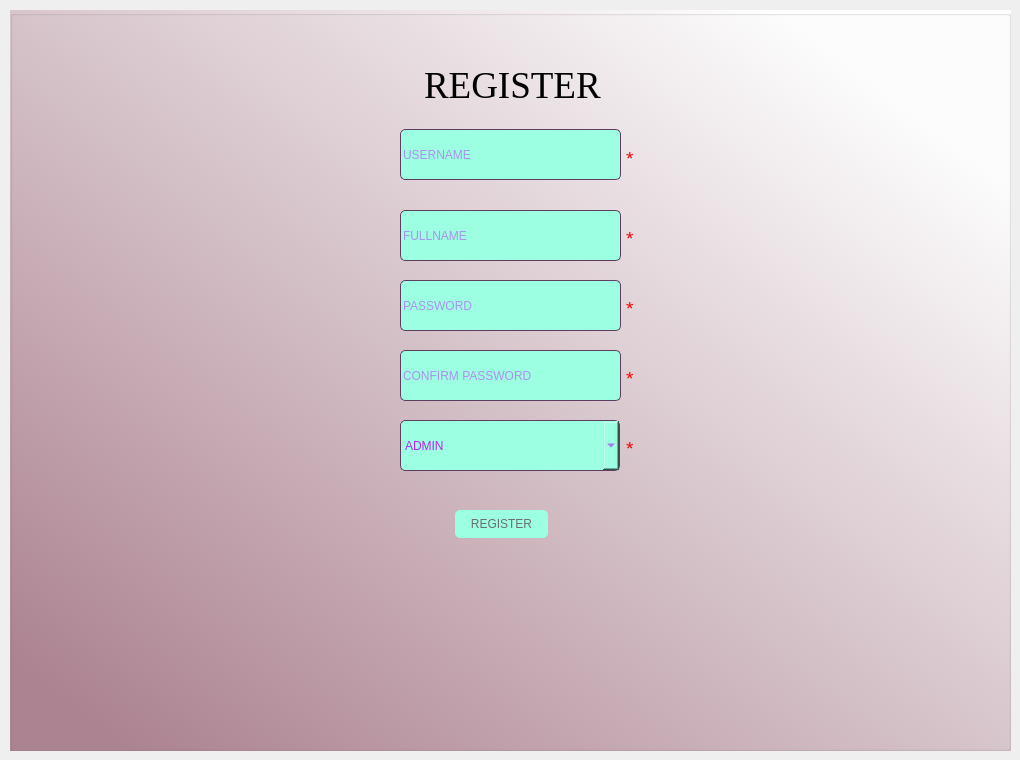
   <widget class="QWidget" name="registerpage">
    <attribute name="title">
     <string>Tab 2</string>
    </attribute>
    <widget class="QLineEdit" name="password_re">
     <property name="geometry">
      <rect>
       <x>400</x>
       <y>280</y>
       <width>221</width>
       <height>51</height>
      </rect>
     </property>
     <property name="styleSheet">
      <string notr="true">
QLineEdit {
    color: rgb(185, 35, 250);
	background-color:  rgb(157, 255, 226);
	border-radius:5px;
	border: 1px solid rgb(94, 62, 94);
}
QLineEdit:focus {
    border: 1px solid rgb(255, 48, 245);
}</string>
     </property>
     <property name="placeholderText">
      <string>PASSWORD</string>
     </property>
    </widget>
    <widget class="QPushButton" name="register_btn">
     <property name="geometry">
      <rect>
       <x>455</x>
       <y>510</y>
       <width>93</width>
       <height>28</height>
      </rect>
     </property>
     <property name="styleSheet">
      <string notr="true">

QPushButton {
    color: rgb(108, 109, 114);
	background-color: rgb(157, 255, 226);
	border-radius:5px;
}

QPushButton:hover {
    border: 1px solid rgb(255, 48, 245);
}
QPushButton:pressed {
                
	background-color: rgb(185, 35, 250);
                color: rgb(16, 14, 25);
            }</string>
     </property>
     <property name="text">
      <string>REGISTER</string>
     </property>
    </widget>
    <widget class="QComboBox" name="role_re">
     <property name="geometry">
      <rect>
       <x>400</x>
       <y>420</y>
       <width>220</width>
       <height>51</height>
      </rect>
     </property>
     <property name="sizePolicy">
      <sizepolicy hsizetype="Preferred" vsizetype="Fixed">
       <horstretch>0</horstretch>
       <verstretch>0</verstretch>
      </sizepolicy>
     </property>
     <property name="layoutDirection">
      <enum>Qt::LeftToRight</enum>
     </property>
     <property name="styleSheet">
      <string notr="true">

QComboBox {
    color: rgb(185, 35, 250);
	background-color:rgb(157, 255, 226);
	border-radius:5px;
	border: 1px solid rgb(94, 62, 94);
}
QComboBox:focus {
    border: 1px solid rgb(255, 48, 245);
}</string>
     </property>
     <property name="inputMethodHints">
      <set>Qt::ImhNoEditMenu</set>
     </property>
     <item>
      <property name="text">
       <string>ADMIN</string>
      </property>
     </item>
     <item>
      <property name="text">
       <string>DEVELOPER</string>
      </property>
     </item>
     <item>
      <property name="text">
       <string>MANAGER</string>
      </property>
     </item>
     <item>
      <property name="text">
       <string>USER</string>
      </property>
     </item>
    </widget>
    <widget class="QLineEdit" name="username_re">
     <property name="geometry">
      <rect>
       <x>400</x>
       <y>129</y>
       <width>221</width>
       <height>51</height>
      </rect>
     </property>
     <property name="styleSheet">
      <string notr="true">
QLineEdit {
    color: rgb(185, 35, 250);
	background-color:  rgb(157, 255, 226);
	border-radius:5px;
	border: 1px solid rgb(94, 62, 94);
}
QLineEdit:focus {
    border: 1px solid rgb(255, 48, 245);
}</string>
     </property>
     <property name="placeholderText">
      <string>USERNAME</string>
     </property>
    </widget>
    <widget class="QLineEdit" name="confirm_password_re">
     <property name="geometry">
      <rect>
       <x>400</x>
       <y>350</y>
       <width>221</width>
       <height>51</height>
      </rect>
     </property>
     <property name="styleSheet">
      <string notr="true">
QLineEdit {
    color: rgb(185, 35, 250);
	background-color:  rgb(157, 255, 226);
	border-radius:5px;
	border: 1px solid rgb(94, 62, 94);
}
QLineEdit:focus {
    border: 1px solid rgb(255, 48, 245);
}</string>
     </property>
     <property name="placeholderText">
      <string>CONFIRM PASSWORD</string>
     </property>
    </widget>
    <widget class="QLabel" name="label_11">
     <property name="geometry">
      <rect>
       <x>424</x>
       <y>60</y>
       <width>191</width>
       <height>51</height>
      </rect>
     </property>
     <property name="font">
      <font>
       <family>Times New Roman</family>
       <pointsize>28</pointsize>
      </font>
     </property>
     <property name="text">
      <string>REGISTER</string>
     </property>
    </widget>
    <widget class="QLineEdit" name="fullname_re">
     <property name="geometry">
      <rect>
       <x>400</x>
       <y>210</y>
       <width>221</width>
       <height>51</height>
      </rect>
     </property>
     <property name="styleSheet">
      <string notr="true">
QLineEdit {
    color: rgb(185, 35, 250);
	background-color:  rgb(157, 255, 226);
	border-radius:5px;
	border: 1px solid rgb(94, 62, 94);
}
QLineEdit:focus {
    border: 1px solid rgb(255, 48, 245);
}</string>
     </property>
     <property name="placeholderText">
      <string>FULLNAME</string>
     </property>
    </widget>
    <widget class="QLabel" name="label_12">
     <property name="geometry">
      <rect>
       <x>626</x>
       <y>370</y>
       <width>16</width>
       <height>16</height>
      </rect>
     </property>
     <property name="font">
      <font>
       <pointsize>14</pointsize>
      </font>
     </property>
     <property name="autoFillBackground">
      <bool>false</bool>
     </property>
     <property name="styleSheet">
      <string notr="true">
color:rgb(255, 0, 0)</string>
     </property>
     <property name="text">
      <string>*</string>
     </property>
    </widget>
    <widget class="QLabel" name="label_13">
     <property name="geometry">
      <rect>
       <x>626</x>
       <y>300</y>
       <width>16</width>
       <height>16</height>
      </rect>
     </property>
     <property name="font">
      <font>
       <pointsize>14</pointsize>
      </font>
     </property>
     <property name="autoFillBackground">
      <bool>false</bool>
     </property>
     <property name="styleSheet">
      <string notr="true">
color:rgb(255, 0, 0)</string>
     </property>
     <property name="text">
      <string>*</string>
     </property>
    </widget>
    <widget class="QLabel" name="label_14">
     <property name="geometry">
      <rect>
       <x>626</x>
       <y>230</y>
       <width>16</width>
       <height>16</height>
      </rect>
     </property>
     <property name="font">
      <font>
       <pointsize>14</pointsize>
      </font>
     </property>
     <property name="autoFillBackground">
      <bool>false</bool>
     </property>
     <property name="styleSheet">
      <string notr="true">
color:rgb(255, 0, 0)</string>
     </property>
     <property name="text">
      <string>*</string>
     </property>
    </widget>
    <widget class="QLabel" name="label_15">
     <property name="geometry">
      <rect>
       <x>626</x>
       <y>150</y>
       <width>16</width>
       <height>16</height>
      </rect>
     </property>
     <property name="font">
      <font>
       <pointsize>14</pointsize>
      </font>
     </property>
     <property name="autoFillBackground">
      <bool>false</bool>
     </property>
     <property name="styleSheet">
      <string notr="true">
color:rgb(255, 0, 0)</string>
     </property>
     <property name="text">
      <string>*</string>
     </property>
    </widget>
    <widget class="QLabel" name="label_16">
     <property name="geometry">
      <rect>
       <x>626</x>
       <y>440</y>
       <width>16</width>
       <height>16</height>
      </rect>
     </property>
     <property name="font">
      <font>
       <pointsize>14</pointsize>
      </font>
     </property>
     <property name="autoFillBackground">
      <bool>false</bool>
     </property>
     <property name="styleSheet">
      <string notr="true">
color:rgb(255, 0, 0)</string>
     </property>
     <property name="text">
      <string>*</string>
     </property>
    </widget>
    <widget class="QGroupBox" name="groupBox_5">
     <property name="geometry">
      <rect>
       <x>10</x>
       <y>10</y>
       <width>1001</width>
       <height>741</height>
      </rect>
     </property>
     <property name="styleSheet">
      <string notr="true">background-color: qlineargradient(spread:pad, x1:0, y1:0.989, x2:0.886364, y2:0.125, stop:0.0625 rgba(174, 133, 147, 255), stop:1 rgba(255, 255, 255, 255))
</string>
     </property>
     <property name="title">
      <string/>
     </property>
    </widget>
    <zorder>groupBox_5</zorder>
    <zorder>password_re</zorder>
    <zorder>register_btn</zorder>
    <zorder>role_re</zorder>
    <zorder>username_re</zorder>
    <zorder>confirm_password_re</zorder>
    <zorder>label_11</zorder>
    <zorder>fullname_re</zorder>
    <zorder>label_12</zorder>
    <zorder>label_13</zorder>
    <zorder>label_14</zorder>
    <zorder>label_15</zorder>
    <zorder>label_16</zorder>
   </widget>
